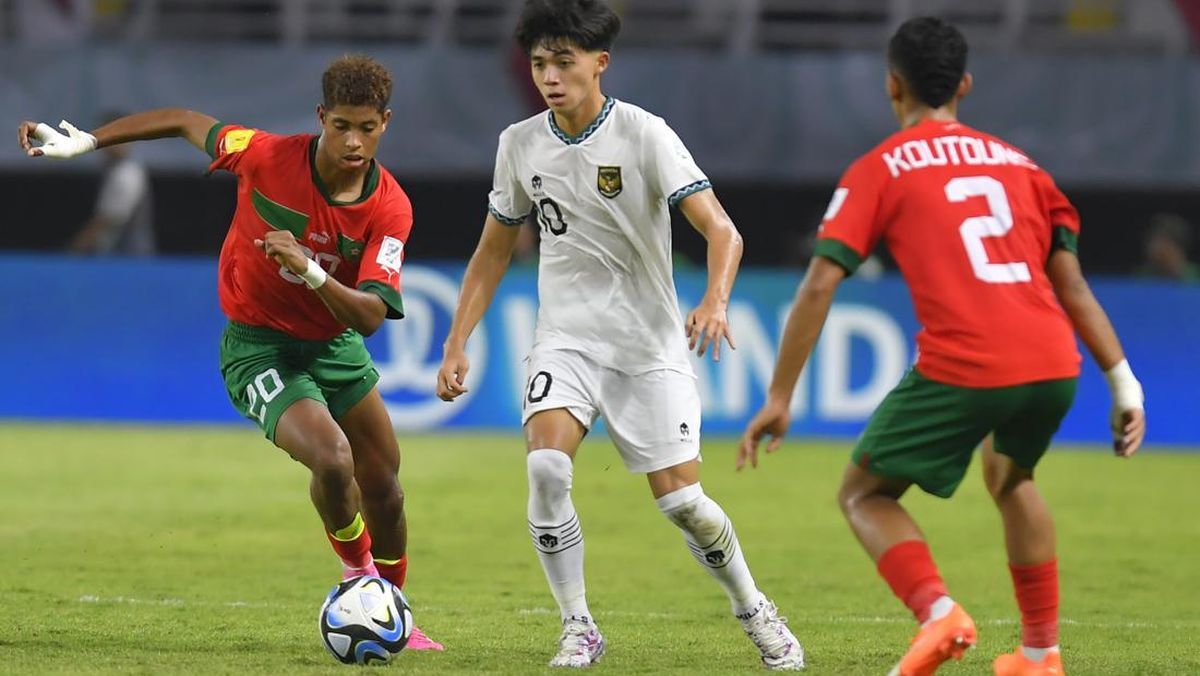
#> input picture 5-UAS/nomor3/bola2.jpg, 1200 x 676 px
$ jupyter execute nomor3.ipynb
#> lines starting #> are read from the running program, lines starting #| are printed output that depends on the picture
[cell 1]
import cv2
import numpy as np

img = cv2.imread("./bola2.jpg")
#> img is the input picture: shape (676, 1200, 3); mean B, G, R 95.2, 113.4, 117.4
(h,w,c) = img.shape
#> h = 676; w = 1200; c = 3
gray_img = cv2.cvtColor(img,cv2.COLOR_BGR2GRAY)
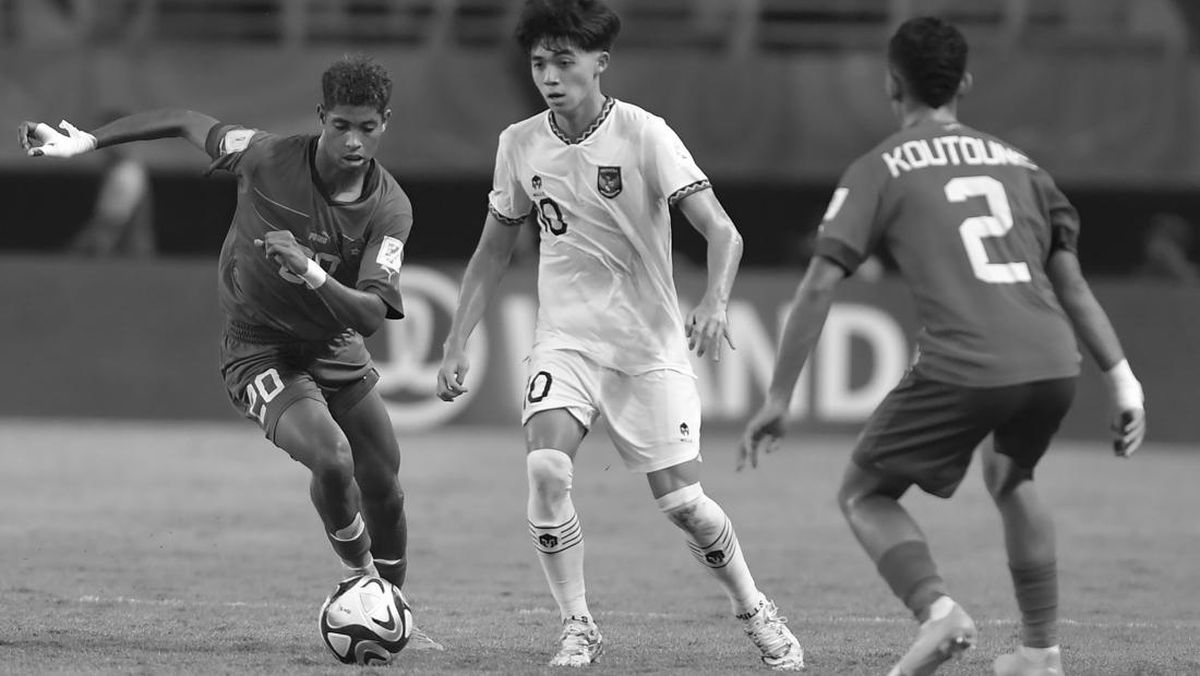
#> gray_img: shape (676, 1200); min 0, max 255, mean 112.5

parts = []
step_x = 3
step_y = 3
eqs = []
eq_img = np.zeros_like(gray_img)

for x in range(step_x):
    for y in range(step_y):
        xratio1 = x/step_x
        xratio2 = (x+1)/step_x
        yratio1 = y/step_y
        yratio2 = (y+1)/step_y
        part = gray_img[int(yratio1*h):int(yratio2*h),int(xratio1*w):int(xratio2*w)].copy()
        parts.append(part)

        cv2.imshow("x = {0}, y = {1}".format(x,y),part)

        eq = cv2.equalizeHist(part)
        eqs.append(eq)
        eq_img[int(yratio1*h):int(yratio2*h),int(xratio1*w):int(xratio2*w)] = eq
#> this loop made 3 passes
#> pass 1, `cv2.imshow("x = {0}, y = {1}".format(x,y),part)`:
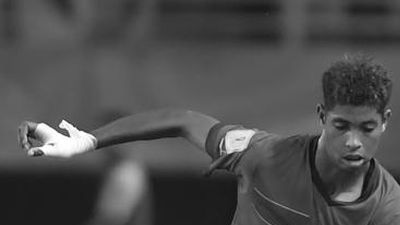
#> window 'x = 0, y = 0': shape (225, 400); min 6, max 255, mean 77.9
#> pass 1, `cv2.imshow("x = {0}, y = {1}".format(x,y),part)`:
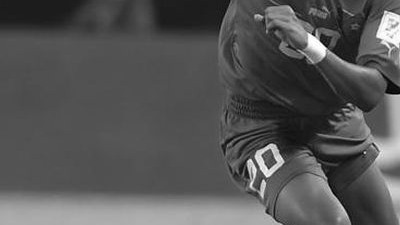
#> window 'x = 0, y = 1': shape (225, 400); min 1, max 255, mean 85.4
#> pass 1, `cv2.imshow("x = {0}, y = {1}".format(x,y),part)`:
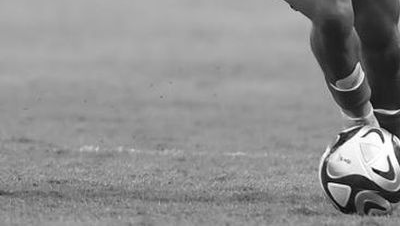
#> window 'x = 0, y = 2': shape (226, 400); min 2, max 255, mean 141.9
#> pass 2, `cv2.imshow("x = {0}, y = {1}".format(x,y),part)`:
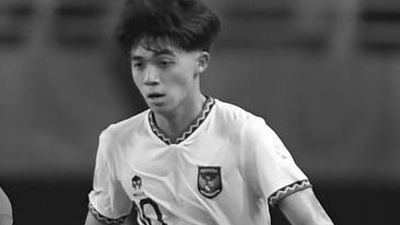
#> window 'x = 1, y = 0': shape (225, 400); min 0, max 255, mean 94.3
#> after the loop:
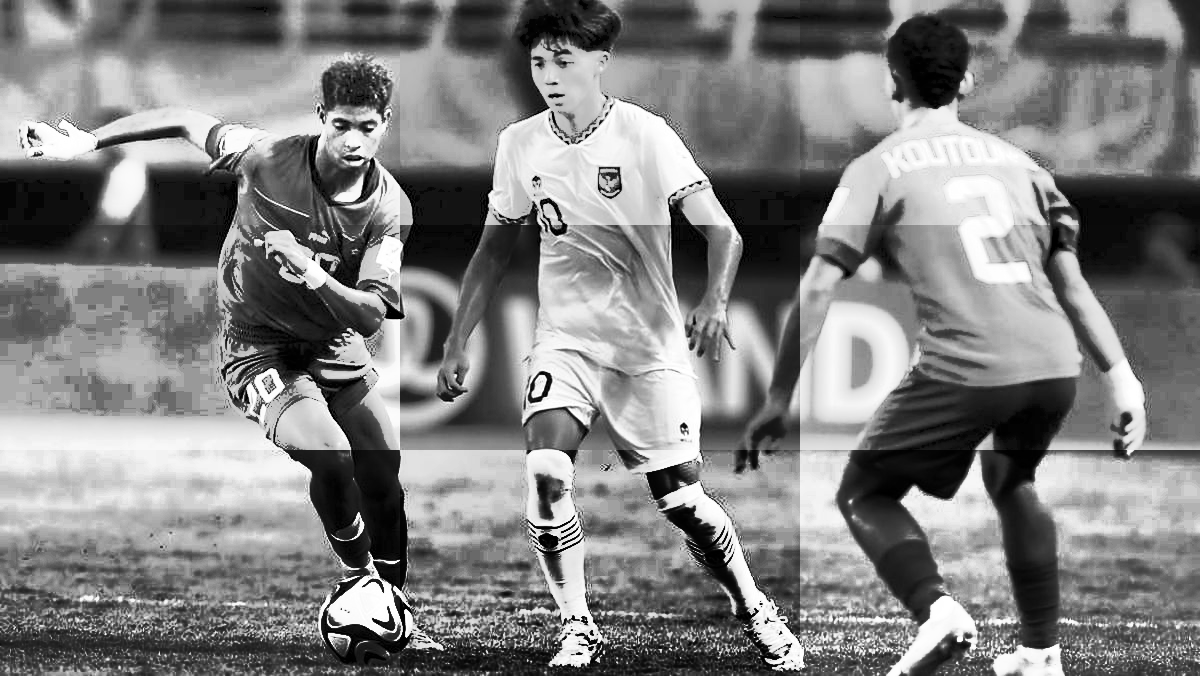
#> eq_img: shape (676, 1200); min 0, max 255, mean 129.6
#> after the loop:
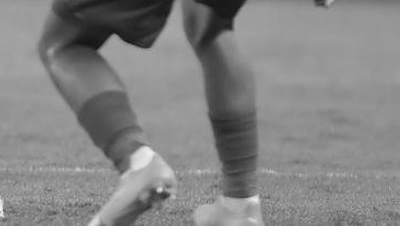
#> part: shape (226, 400); min 18, max 247, mean 131.7
#> after the loop, eqs = 9 items; parts = 9 items

cv2.imwrite("output.png", eq_img)
#> Out = True

$ run again, with 5-UAS/nomor3/cam.jpg copied over 5-UAS/nomor3/bola2.jpg
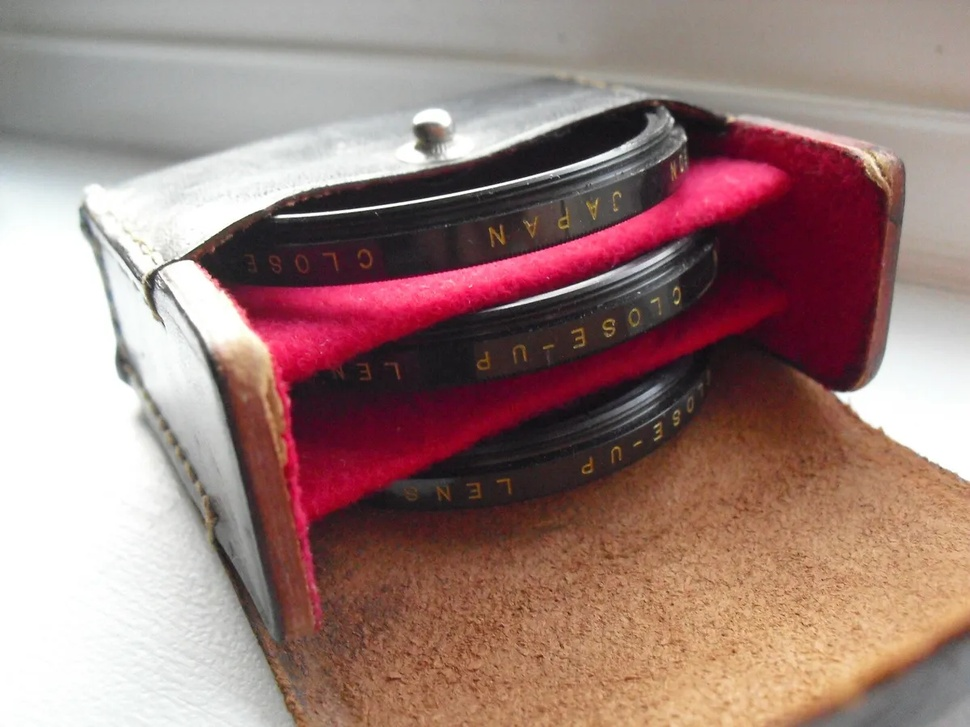
#> input picture 5-UAS/nomor3/cam.jpg, 970 x 727 px, shrunk from 1200 x 900 before the run
#> img is the input picture: shape (727, 970, 3); mean B, G, R 122.9, 127.8, 157.3
#> after the loop `for x in range(step_x):`:
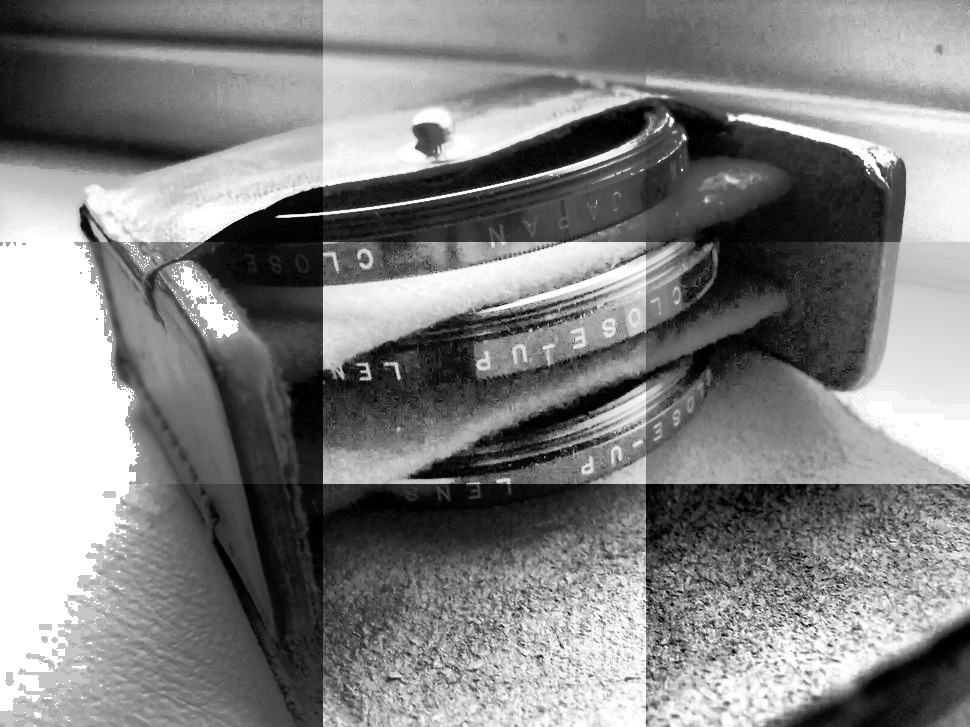
#> eq_img: shape (727, 970); min 0, max 255, mean 131.4
#> after the loop `for x in range(step_x):`:
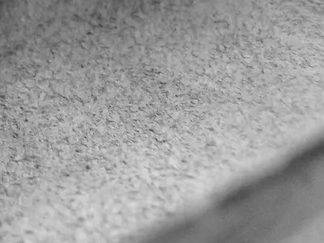
#> part: shape (243, 324); min 60, max 218, mean 155.9
#> after the loop `for x in range(step_x):`: eqs = 9 items
#> Out = True
